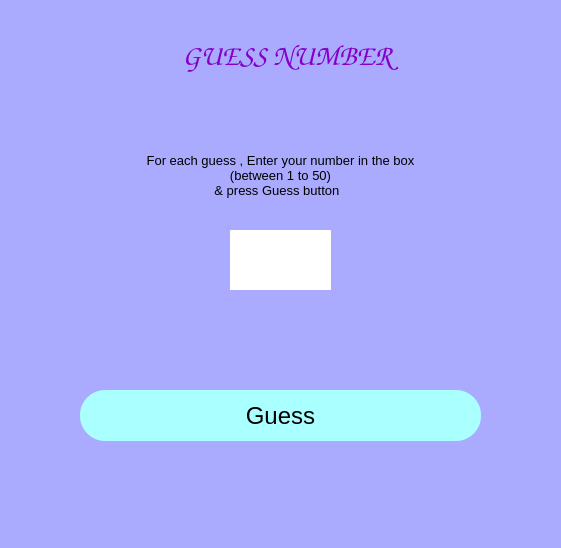
<?xml version="1.0" encoding="UTF-8"?>
<ui version="4.0">
 <class>MainWindow</class>
 <widget class="QMainWindow" name="MainWindow">
  <property name="geometry">
   <rect>
    <x>0</x>
    <y>0</y>
    <width>561</width>
    <height>548</height>
   </rect>
  </property>
  <property name="windowTitle">
   <string>MainWindow</string>
  </property>
  <property name="styleSheet">
   <string notr="true">background-color: rgb(170, 170, 255);</string>
  </property>
  <property name="tabShape">
   <enum>QTabWidget::Rounded</enum>
  </property>
  <widget class="QWidget" name="centralwidget">
   <widget class="QPushButton" name="guessbtn">
    <property name="geometry">
     <rect>
      <x>80</x>
      <y>390</y>
      <width>401</width>
      <height>51</height>
     </rect>
    </property>
    <property name="font">
     <font>
      <pointsize>18</pointsize>
     </font>
    </property>
    <property name="styleSheet">
     <string notr="true">border-radius: 25px;
background-color: rgb(170, 255, 255);</string>
    </property>
    <property name="text">
     <string>Guess</string>
    </property>
   </widget>
   <widget class="QPlainTextEdit" name="textbtn">
    <property name="geometry">
     <rect>
      <x>230</x>
      <y>230</y>
      <width>101</width>
      <height>111</height>
     </rect>
    </property>
    <property name="sizePolicy">
     <sizepolicy hsizetype="Expanding" vsizetype="Expanding">
      <horstretch>0</horstretch>
      <verstretch>0</verstretch>
     </sizepolicy>
    </property>
    <property name="font">
     <font>
      <pointsize>24</pointsize>
      <weight>50</weight>
      <italic>false</italic>
      <bold>false</bold>
      <underline>false</underline>
      <strikeout>false</strikeout>
      <kerning>true</kerning>
     </font>
    </property>
    <property name="mouseTracking">
     <bool>false</bool>
    </property>
    <property name="focusPolicy">
     <enum>Qt::ClickFocus</enum>
    </property>
    <property name="toolTip">
     <string extracomment="enter your guess &amp; press below button"/>
    </property>
    <property name="toolTipDuration">
     <number>4</number>
    </property>
    <property name="styleSheet">
     <string notr="true">background-color: rgb(255, 255, 255);
color: rgb(10, 10, 10);
border-radius: 1px;</string>
    </property>
    <property name="frameShape">
     <enum>QFrame::Box</enum>
    </property>
    <property name="lineWidth">
     <number>5</number>
    </property>
    <property name="midLineWidth">
     <number>5</number>
    </property>
    <property name="plainText">
     <string/>
    </property>
    <property name="backgroundVisible">
     <bool>false</bool>
    </property>
    <property name="centerOnScroll">
     <bool>false</bool>
    </property>
   </widget>
   <widget class="QPushButton" name="resultbtn">
    <property name="geometry">
     <rect>
      <x>180</x>
      <y>290</y>
      <width>201</width>
      <height>91</height>
     </rect>
    </property>
    <property name="font">
     <font>
      <pointsize>19</pointsize>
      <weight>75</weight>
      <bold>true</bold>
     </font>
    </property>
    <property name="styleSheet">
     <string notr="true">color: rgb(0, 0, 127);
border-radius: 15px;
background-color: rgb(170, 170, 255);</string>
    </property>
    <property name="text">
     <string/>
    </property>
   </widget>
   <widget class="QPushButton" name="pushButton">
    <property name="geometry">
     <rect>
      <x>110</x>
      <y>20</y>
      <width>361</width>
      <height>71</height>
     </rect>
    </property>
    <property name="font">
     <font>
      <family>Comic Sans MS</family>
      <pointsize>22</pointsize>
      <weight>75</weight>
      <bold>true</bold>
     </font>
    </property>
    <property name="styleSheet">
     <string notr="true">border-radius: 10px;
color: rgb(132, 0, 198);</string>
    </property>
    <property name="text">
     <string>GUESS NUMBER </string>
    </property>
   </widget>
   <widget class="QPushButton" name="pushButton_2">
    <property name="geometry">
     <rect>
      <x>90</x>
      <y>140</y>
      <width>381</width>
      <height>71</height>
     </rect>
    </property>
    <property name="font">
     <font>
      <pointsize>10</pointsize>
     </font>
    </property>
    <property name="styleSheet">
     <string notr="true">border-radius: 10px;</string>
    </property>
    <property name="text">
     <string>For each guess , Enter your number in the box 
(between 1 to 50)
&amp;&amp; press Guess button  </string>
    </property>
   </widget>
  </widget>
  <widget class="QMenuBar" name="menubar">
   <property name="geometry">
    <rect>
     <x>0</x>
     <y>0</y>
     <width>561</width>
     <height>26</height>
    </rect>
   </property>
  </widget>
  <widget class="QStatusBar" name="statusbar"/>
 </widget>
 <resources/>
 <connections/>
</ui>
